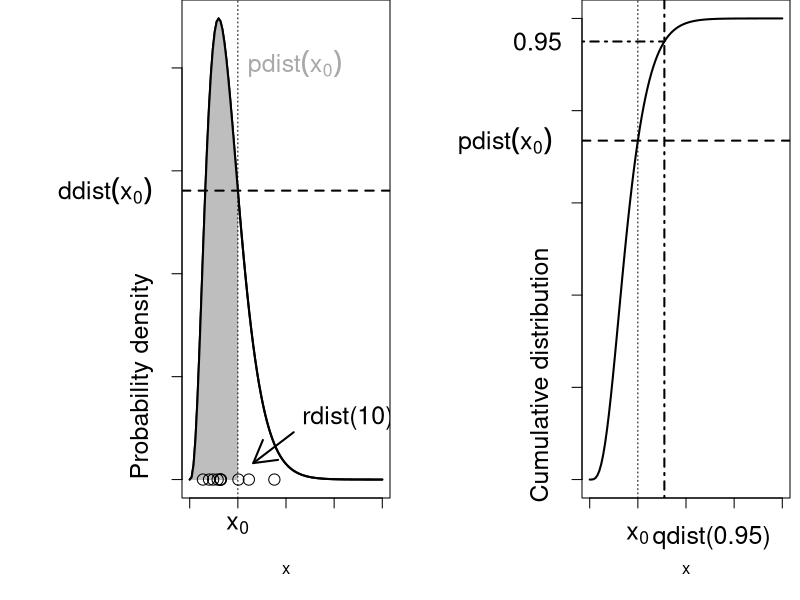
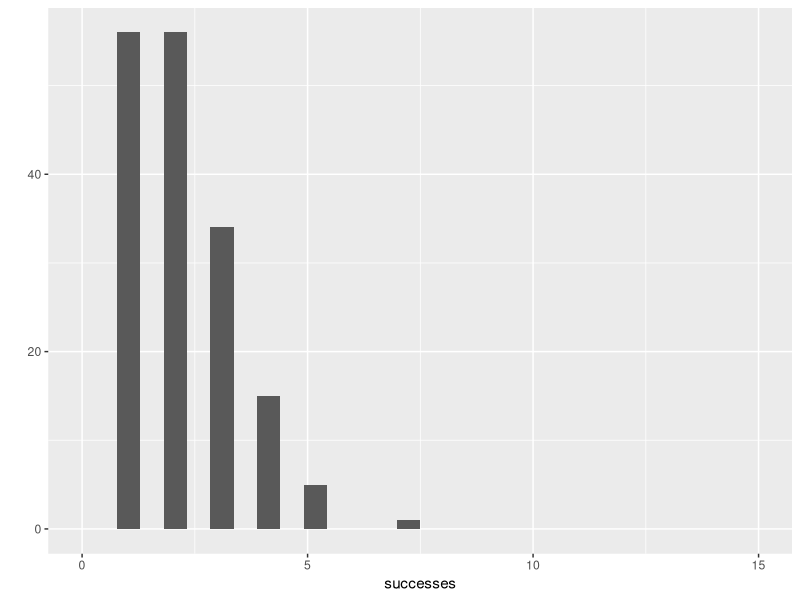
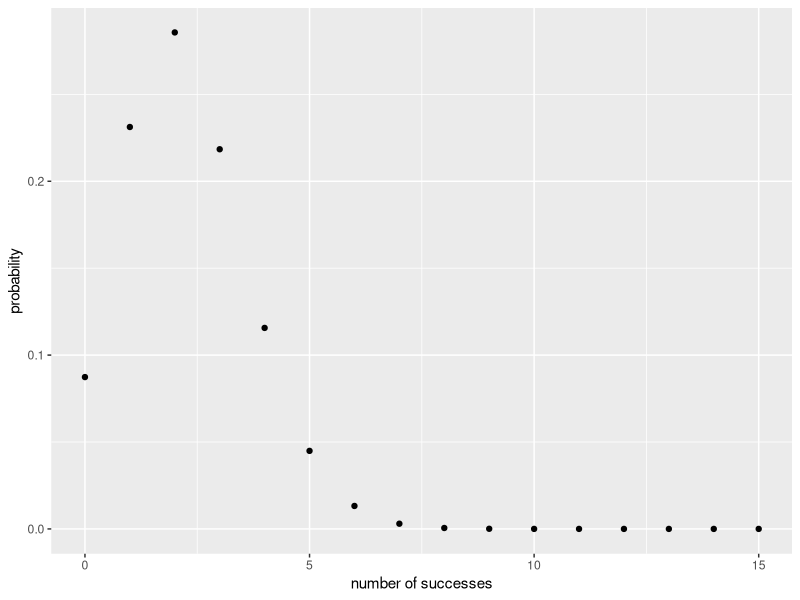
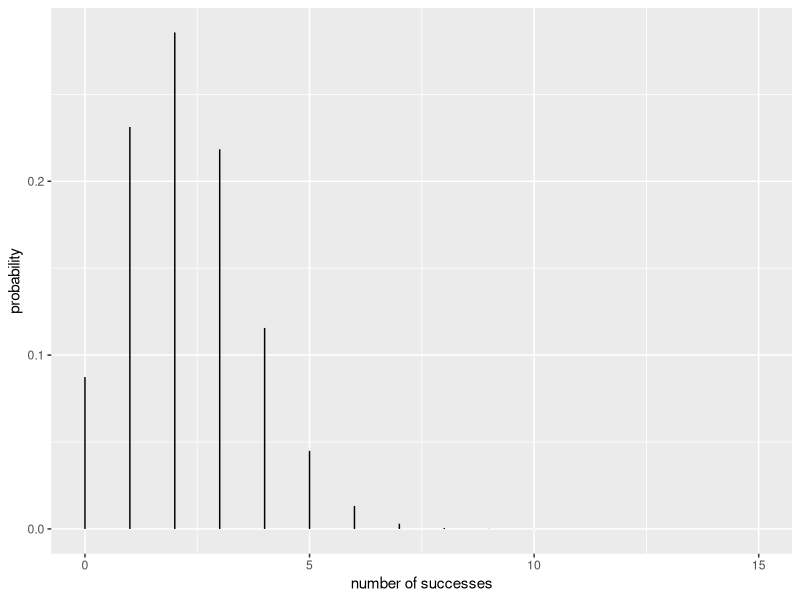
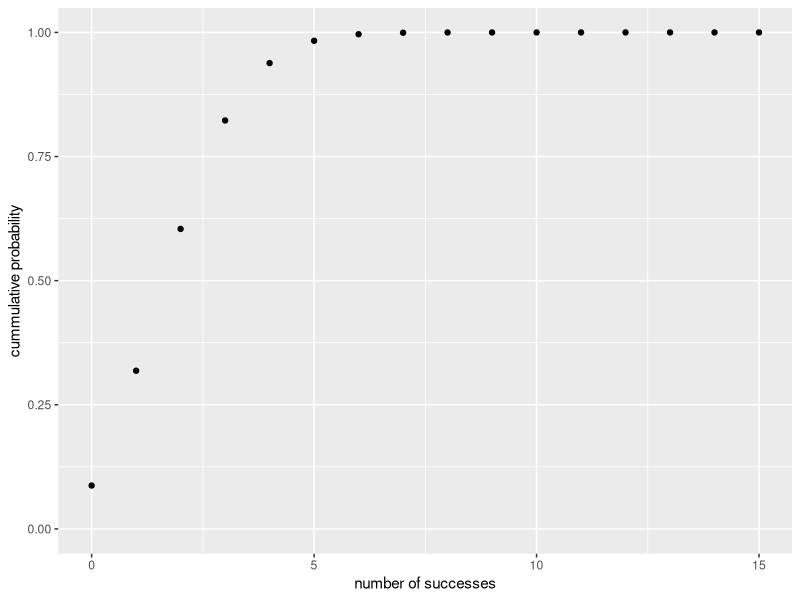
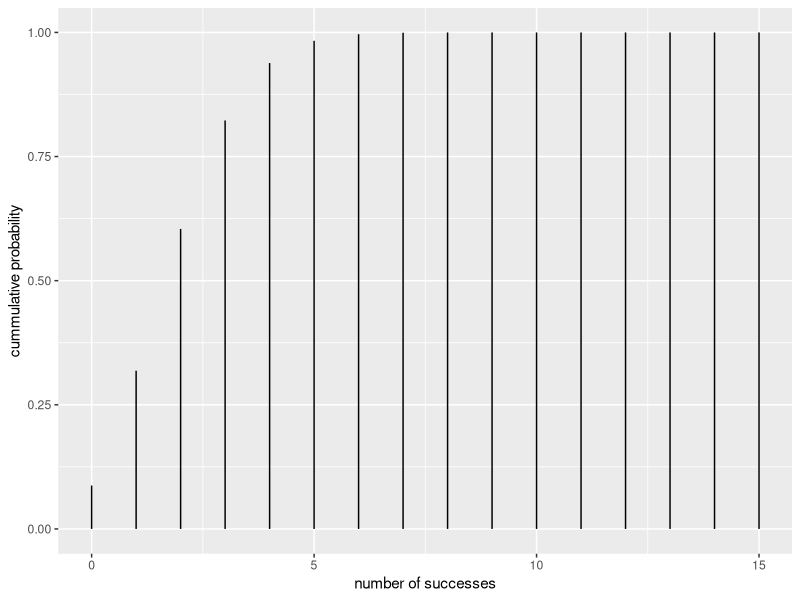

The R script that drew these images, in order: (Note: this script raises an error after producing the figures.)
## ---- chunk 1
sh = 4 # shape paramter of gamma

op=par(mfrow=c(1,2),mar=c(5.1,9.1,0,0.5))
# set up left figure axes & scale
curve(dgamma(x,shape=sh),from=0,to=20,ylab="",lwd=2,axes=FALSE)
axis(side=1,labels=FALSE)
axis(side=2,labels=FALSE)
box()

# plot a polygon of area under the curve
xvec = seq(0,5,length=100)
polygon(c(xvec,rev(xvec)),c(rep(0,length(xvec)),dgamma(rev(xvec),shape=sh)),col="gray",border=NA)
# plot the dgamma curve
curve(dgamma(x,shape=sh),from=0,to=20,lwd=2,add=TRUE)
# add a vertical line at x=5
abline(v=5,lty=3)
# add horizontal line showing dgamma(x=5)
abline(h=dgamma(5,shape=sh),lty=2,lwd=2)

# add marginal text
mtext(side=1,line=1,at=5,expression(x[0]),cex=1.5)
mtext(side=2,at=dgamma(5,shape=sh),las=1,expression(ddist(x[0])),
      line=1.5,cex=1.5)
mtext(side=2,at=0.0,adj=0,"Probability density",cex=1.5,line=1.5)
# add label for pdist line
text(5,0.2,expression(pdist(x[0])),cex=1.5,pos=4,col="darkgray")

# add random gamma draws
set.seed(1001)
points(rgamma(10,shape=sh),rep(0,10),cex=1.5)
# add text and arrow pointing to random draws
text(11.7,0.03,"rdist(10)",adj=0,cex=1.5)
arrows(10.8,0.023,6.6,0.008,lwd=2)

# on right plot, setup axes and scales, plot pgamma() line
curve(pgamma(x,shape=sh),from=0,to=20,ylab="",lwd=2,axes=FALSE)
axis(side=1,labels=FALSE)
axis(side=2,labels=FALSE)
box()

# add horizontal line at pgamma(q=5)
abline(h=pgamma(5,shape=sh),lty=2,lwd=2)
# add vertical line for qgamma(p=0.95)
abline(v=qgamma(0.95,shape=sh),lty=4,lwd=2)
# add vertical line where x=5
abline(v=5,lty=3)
# add line segment where pdist = qgamma(p=0.95) line
segments(par("usr")[1],0.95,qgamma(0.95,shape=sh),0.95,lty=4,lwd=2)

# add marginal text
mtext(side=2,at=pgamma(5,shape=sh),las=1,expression(pdist(x[0])),
      line=1.5,cex=1.5)
mtext(side=2,at=0.95,las=1,0.95,
      line=par("mgp")[2],cex=1.5)
mtext(side=1,line=1.5,at=5,expression(x[0]),cex=1.5)
mtext(side=1,at=qgamma(0.95,shape=sh),text="qdist(0.95)",line=1.5,
      cex=1.5,adj=0.1)
mtext(side=2,at=-0.05,adj=0,"Cumulative distribution",cex=1.5,line=1.5)

## ---- chunk 2
rbinom(n = 10, size = 8, p = 0.5)
## ---- chunk 3
successes <- rbinom(n=200, size=12, p=0.15)

library(ggplot2)
qplot(successes, xlim = c(0,15))
## ---- chunk 4
# This is the probability of exactly 2 successes out of 15 trials, with a 15% chance of sucess on each trial 
dbinom(x = 2, size = 15, prob = 0.15) 
## ---- chunk 5
x <- 0:15
qplot(x, y = dbinom(x, size = 15, prob = 0.15), xlab = "number of successes", ylab = "probability") # default geom = "point"
# Or alternatively
qplot(x, ymax=dbinom(x, size = 15, prob = 0.15), ymin = 0, geom="linerange", , xlab = "number of successes", ylab = "probability")
## ---- chunk 6
# The probability of get 2 or fewer successes (i.e., 0, 1, or 2)
pbinom(q = 2, size = 15, prob = 0.15) 
# We can get the same result by summing up the probabilities of getting 0, 1, and 2 successes
sum(dbinom(x=0:2, size = 15, prob = 0.15)) 
## ---- chunk 7
qplot(x, y = pbinom(q = x, size = 15, prob = 0.15), ylim = c(0,1), xlab = "number of successes", ylab = "cummulative probability")
# Or alternatively, with vertical lines, like a histogram
qplot(x, ymax = pbinom(q = x, size = 15, prob = 0.15), ymin = 0, geom="linerange", ylim = c(0,1), xlab = "number of successes", ylab = "cummulative probability")
## ---- chunk 8
qbinom(p = 0.95, size = 15, prob = 0.15) # There is a 95% probability that in 15 trials, each with 0.15 chance of success, there will be this many or fewer successe

qplot(x=c(0,1), stat="function", fun = qbinom, args = list(size = 15, prob = 0.15), geom = "step", xlab = "quantile (or proportion of area under pdf)", ylab = "number of successes")
## ---- chunk 9
qplot(x=0:15, n = length(x), stat = "function", fun = dbinom, args = list(size=15, prob = 0.5), xlab = "successes", ylab = "probability", main = "probability = 0.5")
## ---- chunk 10

df.5 <- expand.grid(x = c(0:5), trials = 5, prob = c(0.1, 0.3, 0.5))
df.5 # see how it is structured? 
## ---- chunk 11
df.15 <- expand.grid(x = c(0:15), trials = 15, prob = c(0.1, 0.3, 0.5))
df.50 <- expand.grid(x = c(0:50), trials = 50, prob = c(0.1, 0.3, 0.5))
# Now, to combine them all
df <- rbind(df.5, df.15, df.50)
## ---- chunk 12
df <- rbind( expand.grid(x = c(0:5), trials = 5, prob = c(0.1, 0.3, 0.5)),   
  expand.grid(x = c(0:15), trials = 15, prob = c(0.1, 0.3, 0.5)),   
  expand.grid(x = c(0:50), trials = 50, prob = c(0.1, 0.3, 0.5))   
						 )

## ---- chunk 13
df$y <- with(df, dbinom(x, size = trials, prob = prob) )
## ---- chunk 14

ggplot(data = df, aes(x = x, y = y, ymax = y, ymin = 0)) + geom_point() + geom_linerange() + facet_grid(facets = prob ~ trials ) + labs(x="Number of successes", y = "Probability ")

## ---- chunk 15

ggplot(data = df, aes(x = x, y = y, ymax = y, ymin = 0)) + geom_point() + geom_linerange() + facet_grid(facets = prob ~ trials, scales="free_x") + labs(x="Number of successes", y = "Probability ")

